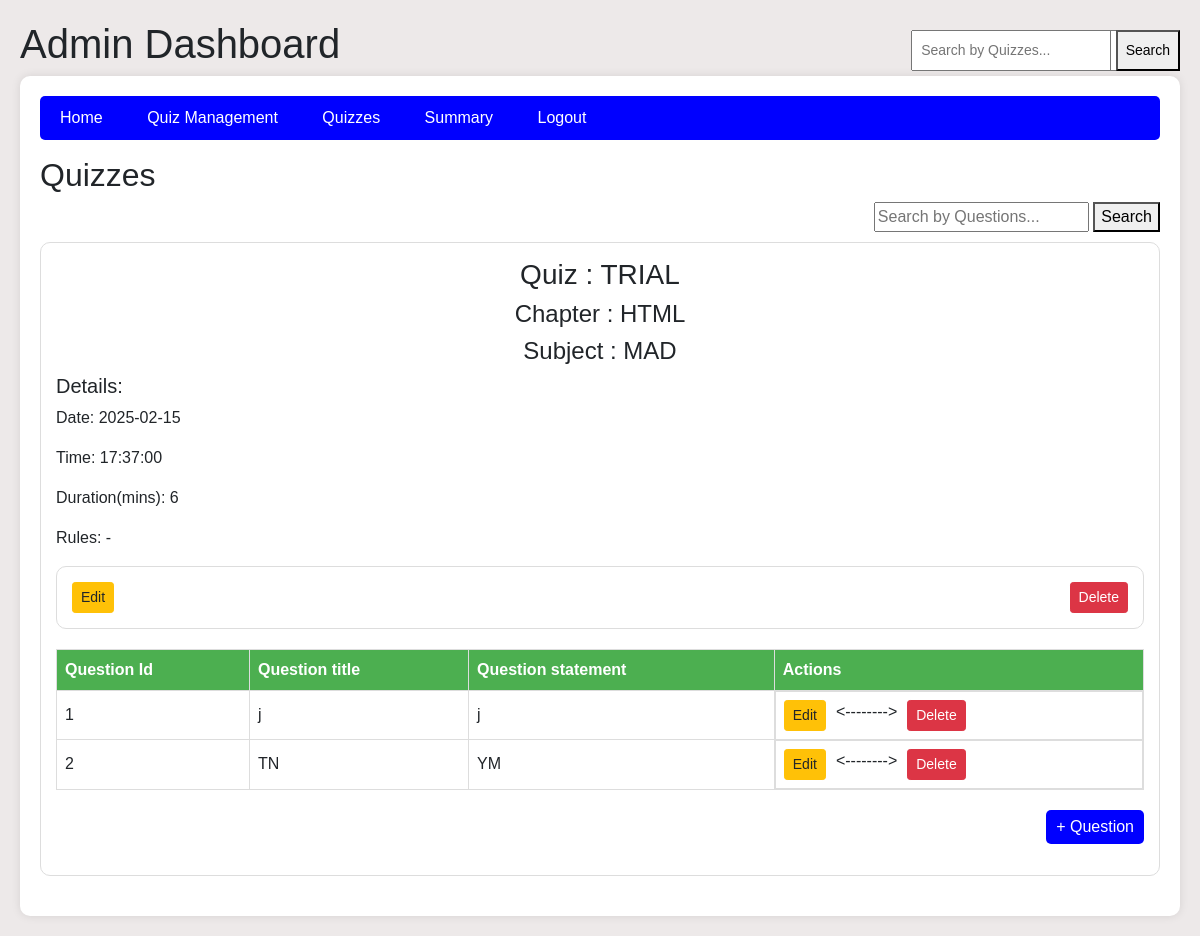
/admin/quizzes, run on an earlier commit of the app's database.
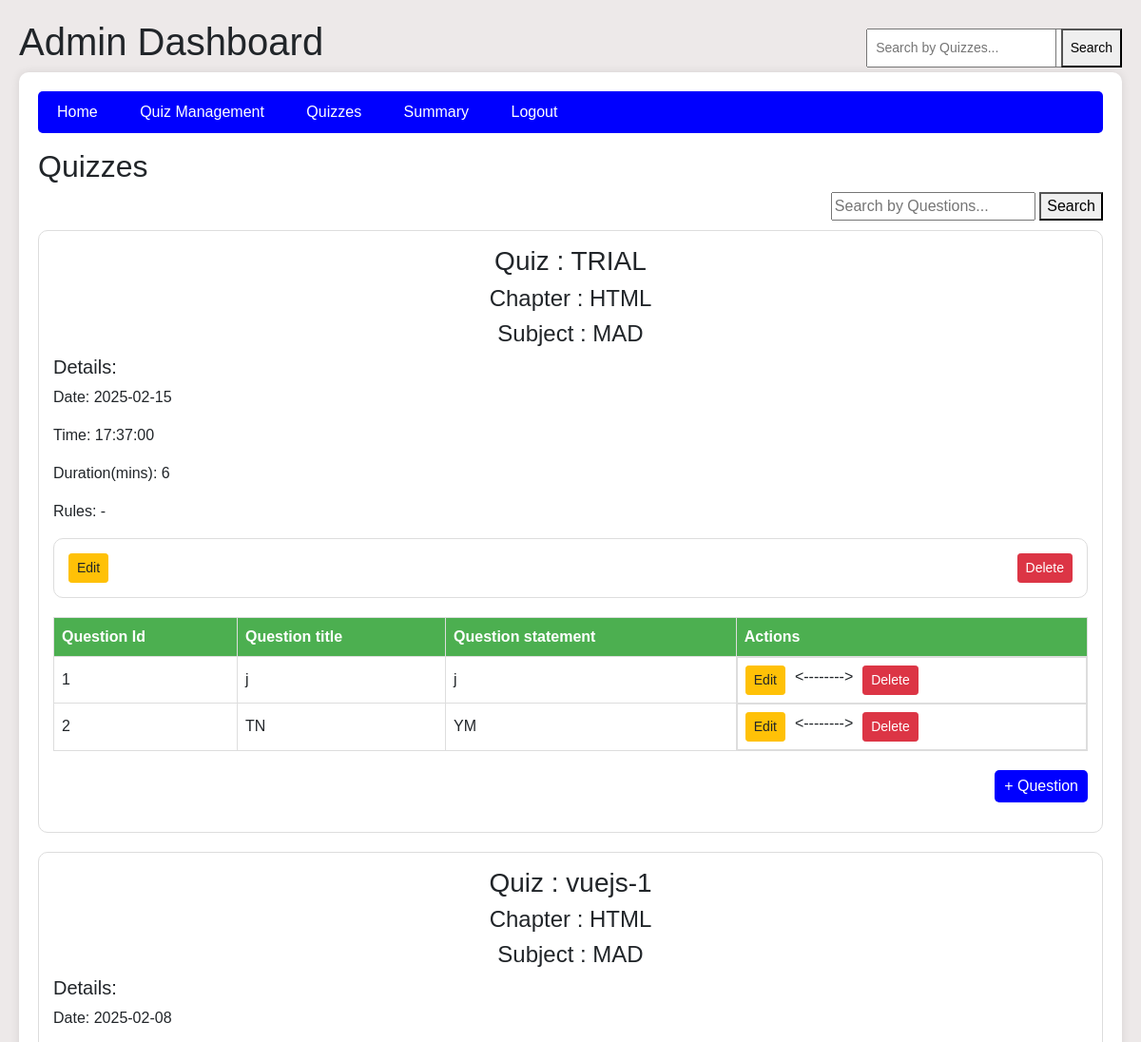
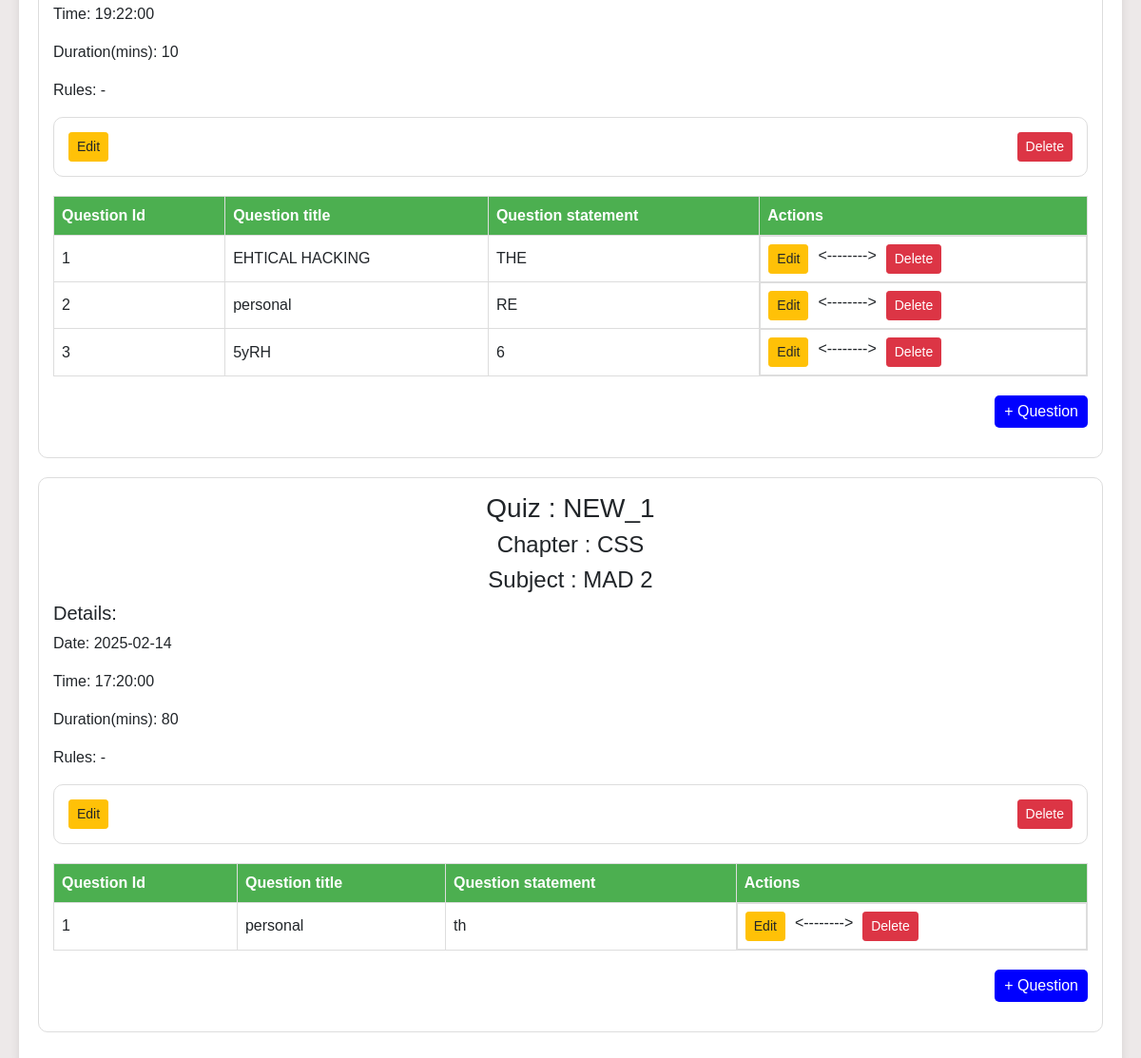
And on a later commit of the database (2 pictures, top to bottom).
### model/model.py (models this page shows)
class Quiz(db.Model):
    __tablename__ = "quizzes"
    id = db.Column(db.Integer, primary_key=True)
    title = db.Column(db.String(100), nullable=False)
    chapter_id = db.Column(db.Integer, db.ForeignKey("chapters.id"), nullable=False)
    date = db.Column(db.Date, nullable=False)
    time = db.Column(db.Time, nullable=False)
    duration = db.Column(db.Integer, nullable=False)
    rules = db.Column(db.String(500), nullable=True)
    chapter = db.relationship("Chapter", back_populates="quizzes")
    questions = db.relationship("Question", back_populates="quiz", cascade="all, delete-orphan")
    scores = db.relationship("Score", back_populates="quiz", cascade="all, delete-orphan")
    user_responses = db.relationship("UserResponse", cascade="all, delete-orphan")

class Chapter(db.Model):
    __tablename__ = "chapters"
    id = db.Column(db.Integer, primary_key=True)
    name = db.Column(db.String(100), nullable=False)
    description = db.Column(db.String(700), nullable=False)
    subject_id = db.Column(db.Integer, db.ForeignKey("subjects.id"), nullable=False)
    subject = db.relationship("Subject", back_populates="chapters")
    quizzes = db.relationship("Quiz", back_populates="chapter", cascade="all, delete-orphan")

class Subject(db.Model):
    __tablename__ = "subjects"
    id = db.Column(db.Integer, primary_key=True)
    name = db.Column(db.String(100), nullable=False)
    description = db.Column(db.String(700), nullable=True)
    chapters = db.relationship("Chapter", back_populates="subject", cascade="all, delete-orphan")

class Question(db.Model):
    __tablename__ = "questions"
    id = db.Column(db.Integer, primary_key=True) #Question_id
    title = db.Column(db.String(100), nullable=False)
    statement = db.Column(db.String(500), nullable=False)
    option_a = db.Column(db.String(100), nullable=False)
    option_b = db.Column(db.String(100), nullable=False)
    option_c = db.Column(db.String(100), nullable=False)
    option_d = db.Column(db.String(100), nullable=False)
    correct_option = db.Column(db.String(1), nullable=False)  # e.g., A ,B ,C D
    quiz_id = db.Column(db.Integer, db.ForeignKey("quizzes.id"), nullable=False,  primary_key=True) #COMPOSITE KEY
    quiz = db.relationship("Quiz", back_populates="questions")

### controllers/controllers.py (the view)
@controllers.route('/admin/quizzes', methods = ['get', 'post'])
def admin_quizzes():
    search_query = request.args.get('search_quiz', '').strip()  # Get search query from URL
    search_query_1 = request.args.get('search_ques', '').strip()  # Get search query from URL
    if search_query:
        quizzes = Quiz.query.filter(Quiz.title.ilike(f"%{search_query}%")).all()  # Case-insensitive search
    else:
        quizzes = Quiz.query.all()  # Fetch all quizzes
    print(search_query_1)
    if search_query_1:
        questions = Question.query.filter(Question.title.ilike(f"%{search_query_1}%")).all()  # Case-insensitive search
    else:
        questions = Question.query.all()  # Fetch all questions
    subjects = Subject.query.all()  # Fetch all subjects for the dashboard
    chapters = Chapter.query.all()  # Fetch all chapters
    print(questions)
    return render_template('admin_dashboard_quiz.html', subjects=subjects,  search_query=search_query, chapters=chapters, quizzes=quizzes, questions=questions , search_query_1=search_query_1)

### templates/admin_dashboard_quiz.html (shortened to what this page needs)
<!DOCTYPE html>
<html lang="en">
<head>
    <link href="https://stackpath.bootstrapcdn.com/bootstrap/4.5.2/css/bootstrap.min.css" rel="stylesheet">
</head>
<body>
    <h1>Admin Dashboard</h1>
    <div class="dashboard-container">
        <div class="nav-bar">
            <div>
                <a href="{{ url_for('controllers.admin_dashboard') }}">Home</a>
                <a href="{{ url_for('controllers.admin_quiz_management') }}">Quiz Management</a>
                <a href="{{ url_for('controllers.admin_quizzes') }}">Quizzes</a>
                <a href="#">Summary</a>
                <a href="{{ url_for('controllers.logout') }}">Logout</a>
            </div>
            <div class="search-container">
            </div>
        </div>
    <div class="search-container">
        <form method="GET" action="{{ url_for('controllers.admin_quizzes') }}">
            <input type="text" name="search_quiz" value="{{ search_query }}" placeholder="Search by Quizzes...">
            <button type="submit">Search</button>
        </form>
    </div>
    <h2>Quizzes</h2>
    <div class="search-wrapper">
        <form method="GET" action="{{ url_for('controllers.admin_quizzes') }}">
            <input type="text" name="search_ques" value="{{ search_query_1 }}" placeholder="Search by Questions...">
            <button type="submit">Search</button>
        </form>
    </div>
    {% for quiz in quizzes %}
    <div class="subject-box">
        <h3 align = "center">Quiz : {{ quiz.title }}</h3>
        <h4 align = "center">Chapter : {{ quiz.chapter.name }}</h4>
        <h4 align = "center">Subject : {{ quiz.chapter.subject.name }}</h4>
        <h5>Details:</h5>
        <p>
            Date: {{ quiz.date }}
        </p>
        <p>
            Time: {{ quiz.time }}
        </p>
        <p>
            Duration(mins): {{ quiz.duration }}
        </p>
        <p>
            Rules: {{ quiz.rules }}
        </p>
        <div class = "quiz-btn" >
            <form align = 'right' action = "{{ url_for('controllers.edit_quiz',quiz_id = quiz.id, chapter_id = quiz.chapter.id)  }}" method ="get">
                <button class="btn btn-sm btn-warning">Edit</button>
            </form>
            <form align = 'right'  action = "{{ url_for('controllers.delete_quiz', quiz_id=quiz.id) }}" method = "POST">
                <button class="btn btn-sm btn-danger" onclick="return confirm('Are you sure you want to delete Quiz : {{quiz.title}}?');">Delete</button>
            </form>
        </div>
        <table class="chapter-table">
            <thead>
                <tr>
                    <th>Question Id</th>
                    <th>Question title</th>
                    <th>Question statement</th>
                    <th>Actions</th>
                </tr>
            </thead>
            <tbody>
                {% for q in quiz.questions %}
                        {% if q in questions %}
                        <tr>
                            <td>{{ q.id }}</td>
                            <td>{{ q.title }}</td>
                            <td>{{ q.statement }}</td>
                            <td class="btn-inline">
                                <form  action = "{{ url_for('controllers.edit_question', question_id=q.id, quiz_id = q.quiz_id)  }}" method ="get" >
                                    <button class="btn btn-sm btn-warning">Edit</button>
                                </form><-------->
                                <form   action = "{{ url_for('controllers.delete_question', question_id=q.id, quiz_id = q.quiz_id) }}" method = "POST">
                                    <button class="btn btn-sm btn-danger" onclick="return confirm('Are you sure you want to delete Question : {{q.title}}?');">Delete</button>
                                </form>
                            </td>
                        </tr>
                    {% endif %}
                {% endfor %}
            </tbody>
        </table>
        <form method="GET" action="{{ url_for('controllers.create_question', quiz_id = quiz.id, chapter_id= quiz.chapter.id) }}" style="display: inline;">
            <p align="right">
             <button type="submit" class="btn-add">+ Question</button>
            </p>
        </form>
    </div>
    {% endfor %}
</div>
</body>
</html>

### templates/admin_dashboard_quiz.html (style rules this page uses)
body { font-family: Arial, sans-serif; margin: 0; padding: 20px; background-color: rgb(237, 233, 233); }
.search-container { position: absolute; right: 20px; top: 20px; }
.search-container input[type="text"] { padding: 8px; font-size: 14px; }
.search-container button { padding: 8px; font-size: 14px; }
table { width: 100%; border-collapse: collapse; margin-bottom: 20px; }
table, th, td { border: 1px solid #ddd; }
th, td { padding: 10px; text-align: left; }
th { background-color: #4CAF50; color: white; }
.dashboard-container { max-width: 1200px; margin: auto; background: white; padding: 20px; border-radius: 10px; box-shadow: 0px 0px 10px rgba(0, 0, 0, 0.1); }
.nav-bar { display: flex; justify-content: space-between; background: blue; padding: 10px; color: white; border-radius: 5px; }
.nav-bar a { color: white; margin: 0 10px; text-decoration: none; }
.search-container { display: flex; justify-content: flex-end; margin: 10px 0; }
.search-container input { padding: 5px; width: 200px; }
.subject-box { border: 1px solid #ddd; border-radius: 10px; padding: 15px; margin-bottom: 20px; }
.chapter-table { width: 100%; border-collapse: collapse; margin-top: 10px; }
.chapter-table th, .chapter-table td { border: 1px solid #ddd; padding: 8px; text-align: left; }
.btn-add { background-color: blue; color: white; border: none; padding: 5px 10px; border-radius: 5px; cursor: pointer; }
.btn-inline { display: flex; gap: 10px; }
.quiz-btn { border: 1px solid #ddd; border-radius: 10px; padding: 15px; margin-bottom: 20px; display: flex; justify-content: space-between; align-items: center; }
.search-wrapper { display: flex; gap: 10px; justify-content: flex-end; margin-bottom: 10px; }
.search-container { display: flex; align-items: center; }

What changed in the data, as far as the page shows it:
added Quiz: title "vuejs-1", chapter.name "HTML", chapter.subject.name "MAD", date "2025-02-08", time "19:22:00", duration "10", rules "-"
added Question: id "1", title "EHTICAL HACKING", statement "THE", shown under "vuejs-1"
added Question: id "2", title "personal", statement "RE", shown under "vuejs-1"
added Question: id "3", title "5yRH", statement "6", shown under "vuejs-1"
added Quiz: title "NEW_1", chapter.name "CSS", chapter.subject.name "MAD 2", date "2025-02-14", time "17:20:00", duration "80", rules "-"
added Question: id "1", title "personal", statement "th", shown under "NEW_1"
